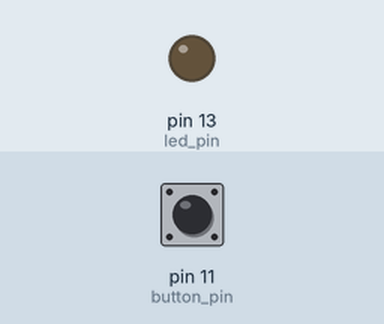
This sketch was run on a simulated Arduino Uno, built with avr-gcc and run on an emulated ATmega328P. Shown: output pins drawn as LEDs (lit = HIGH). The inputs (shaded band) are chosen by the test bench; at power-on: pin 11 (button_pin) LOW.

Above: at 1.2 s.
1.3 s: pin 11 (button_pin) pulled HIGH for 0.15 s
At 1.37 s:
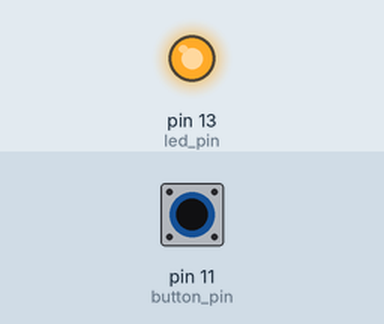
2.9 s: pin 11 (button_pin) pulled HIGH for 3.2 s
At 7.5 s:
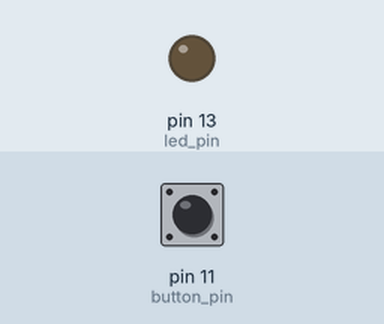
Timing chart, 0 to 9.0 s (numbered marks = the images above; inputs shaded):
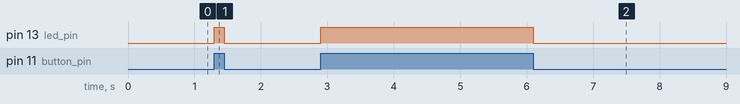

The sketch:

digital_read_challenge.ino
```cpp
int button_pin = 11;
int led_pin = 13;

void setup() {
  // put your setup code here, to run once:
  pinMode(led_pin,OUTPUT);
  pinMode(button_pin,INPUT);
}

void loop() {
  // put your main code here, to run repeatedly:
  if (digitalRead(button_pin) == HIGH)
    digitalWrite(led_pin,HIGH);
  else
    digitalWrite(led_pin,LOW);
}
```

Measured:
- after the input at 1.3 s, pin 13 (led_pin): LOW → HIGH at once, → LOW 0.15 s later
- after the input at 2.9 s, pin 13 (led_pin): LOW → HIGH at once, → LOW 3.2 s later
